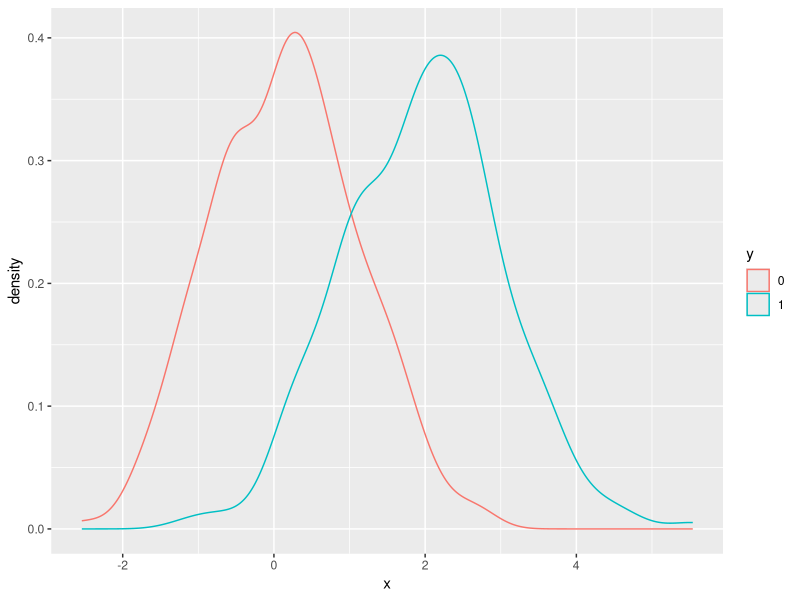
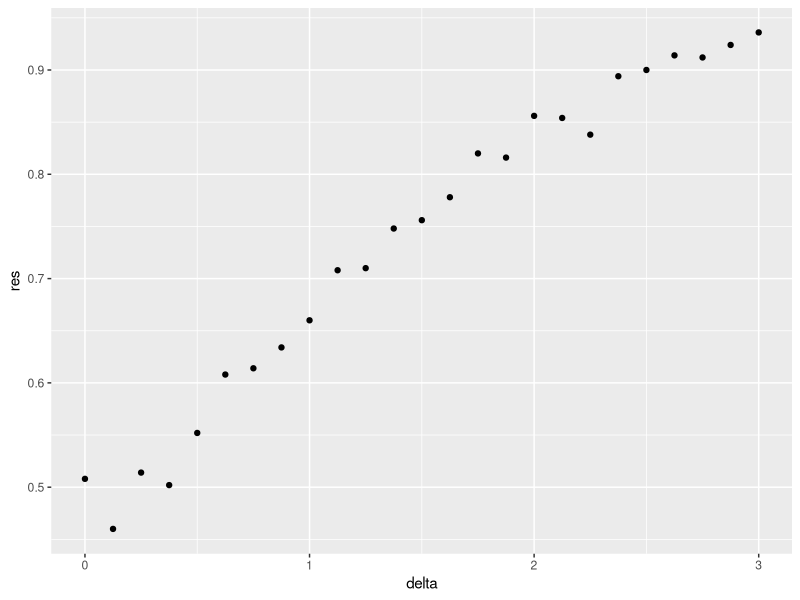

Generate these figures, in order, with R:
##################################################################################################
# Q1
# Define a dataset using the following code:
library(caret)
library(dplyr)
set.seed(2)
make_data <- function(n = 1000, p = 0.5, 
                      mu_0 = 0, mu_1 = 2, 
                      sigma_0 = 1,  sigma_1 = 1){
  y <- rbinom(n, 1, p)
  f_0 <- rnorm(n, mu_0, sigma_0)
  f_1 <- rnorm(n, mu_1, sigma_1)
  x <- ifelse(y == 1, f_1, f_0)
  
  test_index <- createDataPartition(y, times = 1, p = 0.5, list = FALSE)
  list(train = data.frame(x = x, y = as.factor(y)) %>% slice(-test_index),
       test = data.frame(x = x, y = as.factor(y)) %>% slice(test_index))
}
dat <- make_data()

# Note that we have defined a variable x that is predictive of a binary outcome y: 
# dat$train %>% ggplot(aes(x, color = y)) + geom_density().

# Set the seed to 1, then use the make_data() function defined above to generate 25 different 
# datasets with mu_1 <- seq(0, 3, len=25). Perform logistic regression on each of the 25 different 
# datasets (predict 1 if p>0.5) and plot accuracy (res in the figures) vs mu_1 
# (delta in the figures).
# Which is the correct plot?



dat$train %>% ggplot(aes(x, color = y)) + geom_density()
set.seed(1)
delta <- seq(0, 3, len = 25)
res <- sapply(delta, function(d){
  dat <- make_data(mu_1 = d)
  fit_glm <- dat$train %>% glm(y ~ x, family = "binomial", data = .)
  y_hat_glm <- ifelse(predict(fit_glm, dat$test) > 0.5, 1, 0) %>% factor(levels = c(0, 1))
  mean(y_hat_glm == dat$test$y)
})
qplot(delta, res)
